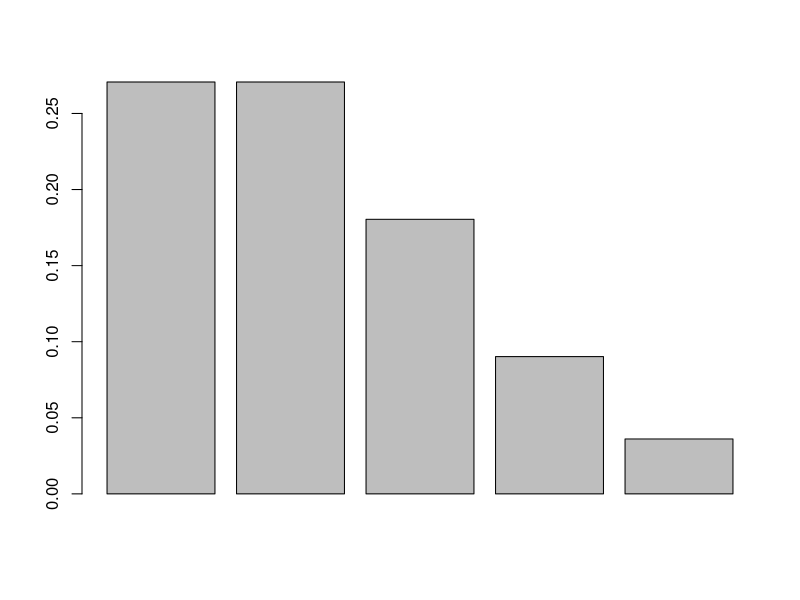

This figure's R source:
n=5
set.seed(0) #make this example reproducible
vec=vector(length=n)
for(i in 1:n) {
  vec[i]=dpois(x=i,lambda=2)
}
#plot (k, vec, type = "l", ylab = "log density")
barplot(vec)